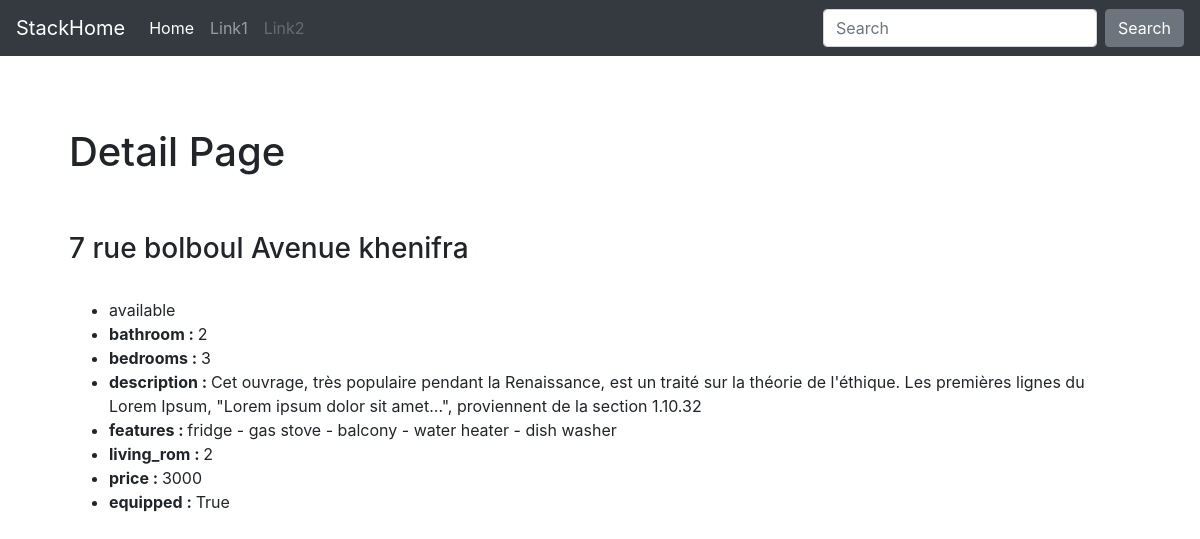
Page /stackhome/2/ on the committed database.
### stackhome/models.py (models this page shows)
class Apartment(models.Model):
    NUMBERS = (
        (0, 'zero'),
        (1, 'one'),
        (2, 'two'),
        (3, 'three'),
        (4, 'four'),
    )
    address = models.CharField(max_length=1000, default="null")
    equipped = models.BooleanField(default=False)
    bedrooms = models.IntegerField(choices=NUMBERS)
    living_rom = models.IntegerField(choices=NUMBERS)
    bathroom = models.IntegerField(choices=NUMBERS, default=1)
    price = models.PositiveSmallIntegerField(default=0)
    features = models.CharField(max_length=1000)  # fridge gas_stove balcony water_heater dish_washer washing_machine
    description = models.CharField(max_length=1000)
    available = models.BooleanField(default=True)

### stackhome/views.py (the view)
# urls.py: path('<int:pk>/', views.DetailView.as_view(), name='detail'),
class DetailView(generic.DetailView):
    template_name = 'stackhome/detail.html'
    context_object_name = 'apartment'
    model = Apartment

### stackhome/templates/stackhome/detail.html (shortened to what this page needs)
{% extends 'stackhome/base.html' %}
{% block container %}
    <div class="starter-template">
    <h1>Detail Page</h1>
        <br><br>
    <h3>{{ apartment.address }}</h3><br>
    <ul>
        <li>{% if apartment.available %}
            available
            {% else %}
            Not Available
            {% endif %}
        </li>
        <li><b>bathroom : </b>{{ apartment.bathroom }}</li>
        <li><b>bedrooms : </b>{{ apartment.bedrooms }}</li>
        <li><b>description : </b>{{ apartment.description }}</li>
        <li><b>features : </b>{{ apartment.features }}</li>
        <li><b>living_rom : </b>{{ apartment.living_rom }}</li>
        <li><b>price : </b>{{ apartment.price }}</li>
        <li><b>equipped : </b>{{ apartment.equipped }}</li>
    </ul>
  </div>
{% endblock %}

### stackhome/static/stackhome/css/starter-template.css (style rules this page uses)
body { padding-top: 5rem; }
.starter-template { padding: 3rem 1.5rem; #text-align: center; }

### rows in the picture
Apartment: address "7 rue bolboul Avenue khenifra", bathroom "2", bedrooms "3", description "Cet ouvrage, très populaire pendant la Renaissance, est un traité sur la théorie de l'éthique. Les premières lignes du Lorem Ipsum, \"Lorem ipsum dolor sit amet...\", proviennent de la section 1.10.32", features "fridge - gas stove - balcony - water heater - dish washer", living_rom "2", price "3000", equipped "True"
